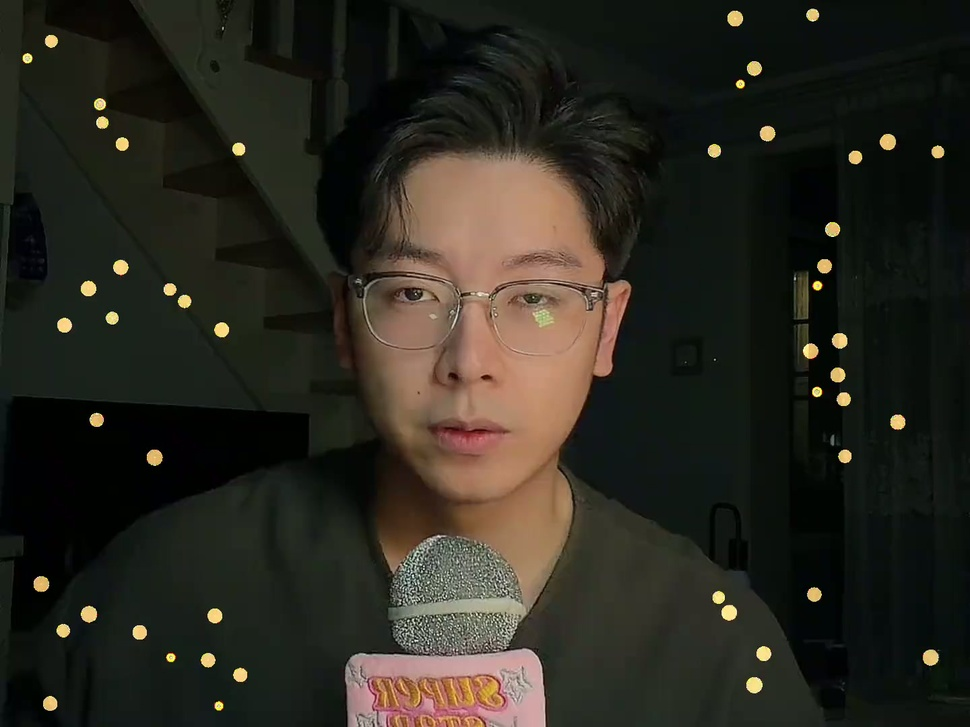
#> input picture tmp_new_1.jpg, 970 x 727 px, shrunk from 1440 x 1080 before the run
$ python edge_probe.py ../tmp_new_1.jpg
#> lines starting #> are read from the running program, lines starting #| are printed output that depends on the picture
"""量两张抽帧的边缘能量，用来定"有没有实体"的阈值。"""
import sys

import numpy as np
from PIL import Image

for p in sys.argv[1:]:
    a = np.asarray(Image.open(p).convert("L"), dtype=np.float32)
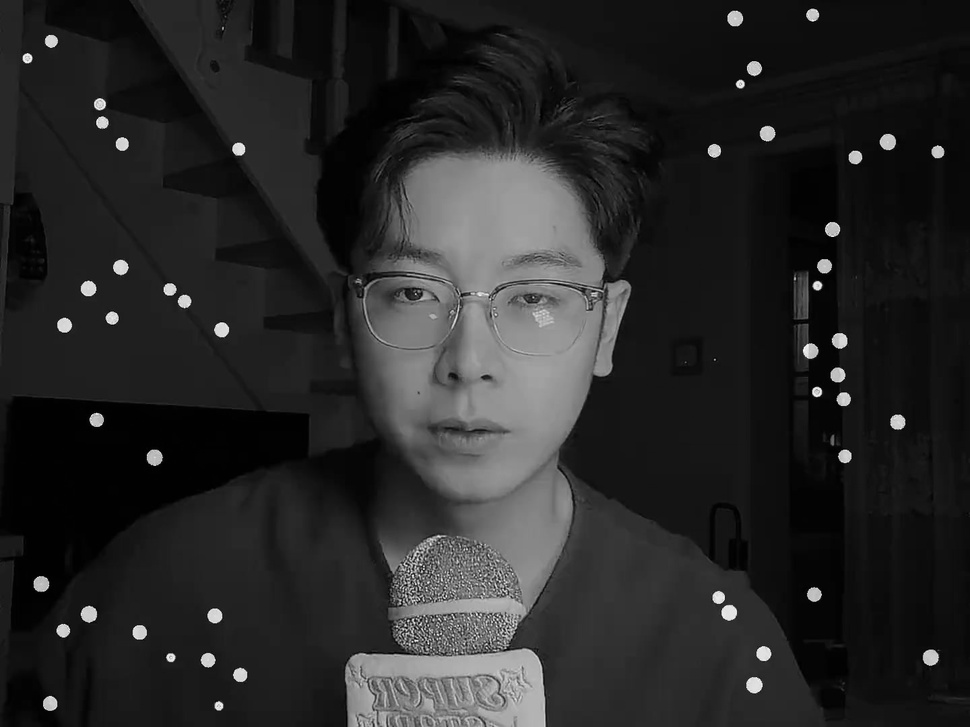
#> a: shape (727, 970) float32; min 0, max 254, mean 39.9
    gx = float(np.abs(np.diff(a, axis=1)).mean())
#> gx = 2.44
    gy = float(np.abs(np.diff(a, axis=0)).mean())
#> gy = 2.25
    vals, counts = np.unique(a.astype(np.int16), return_counts=True)
#> vals = 253 values from 0 to 254; counts = 253 values, max 29422 at index 20, min 1 at index 250, mean 2787.3
    bg = int(vals[int(counts.argmax())])
#> bg = 20
    content = float((np.abs(a - bg) > 20).mean())
#> content = 0.246
    print(f"{p}: edge={(gx+gy)/2:.2f} content={content:.3f} mean={a.mean():.0f}")
#| ../tmp_new_1.jpg: edge=2.35 content=0.246 mean=40

$ run again, on tmp_new_3.jpg
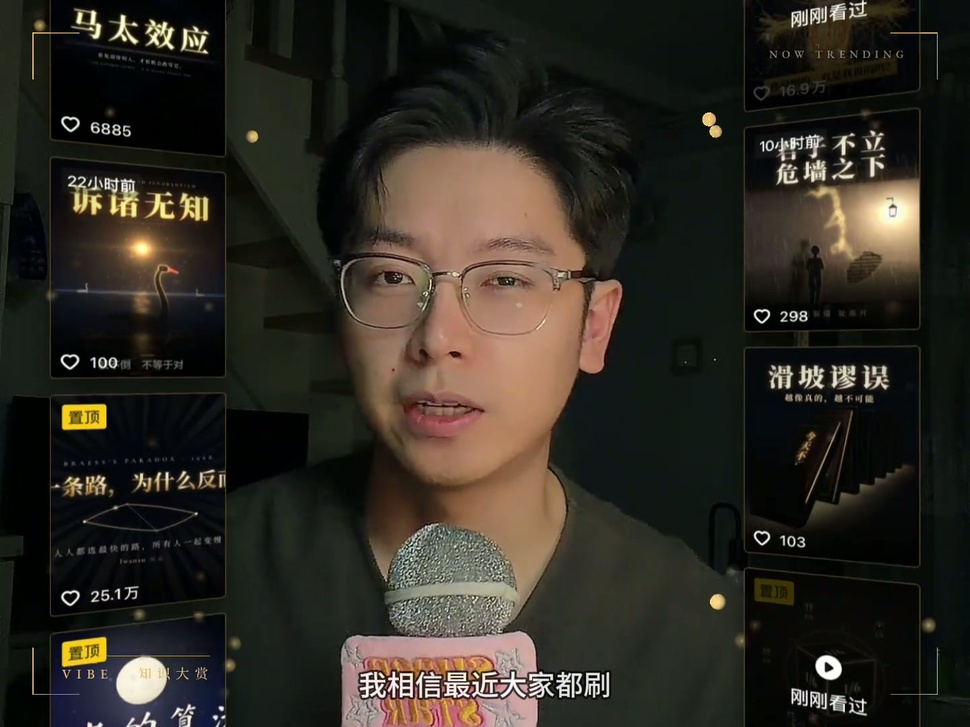
#> input picture tmp_new_3.jpg, 970 x 727 px, shrunk from 1440 x 1080 before the run
#> `a = np.asarray(Image.open(p).convert("L"), dtype=np.float32)`:
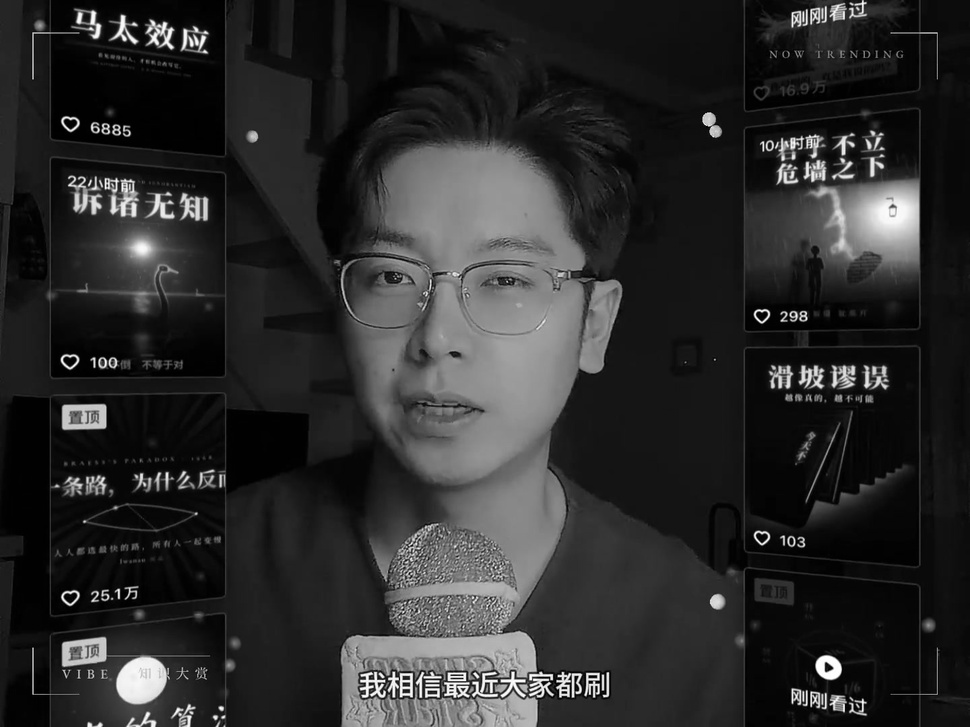
#> a: shape (727, 970) float32; min 0, max 255, mean 43.6
#> gx = 4.39
#> gy = 3.96
#> vals = 256 values from 0 to 255; counts = 256 values, max 25467 at index 20, min 75 at index 255, mean 2754.6
#> bg = 20
#> content = 0.304
#| ../tmp_new_3.jpg: edge=4.18 content=0.304 mean=44

$ run again, on tmp_new_4.jpg
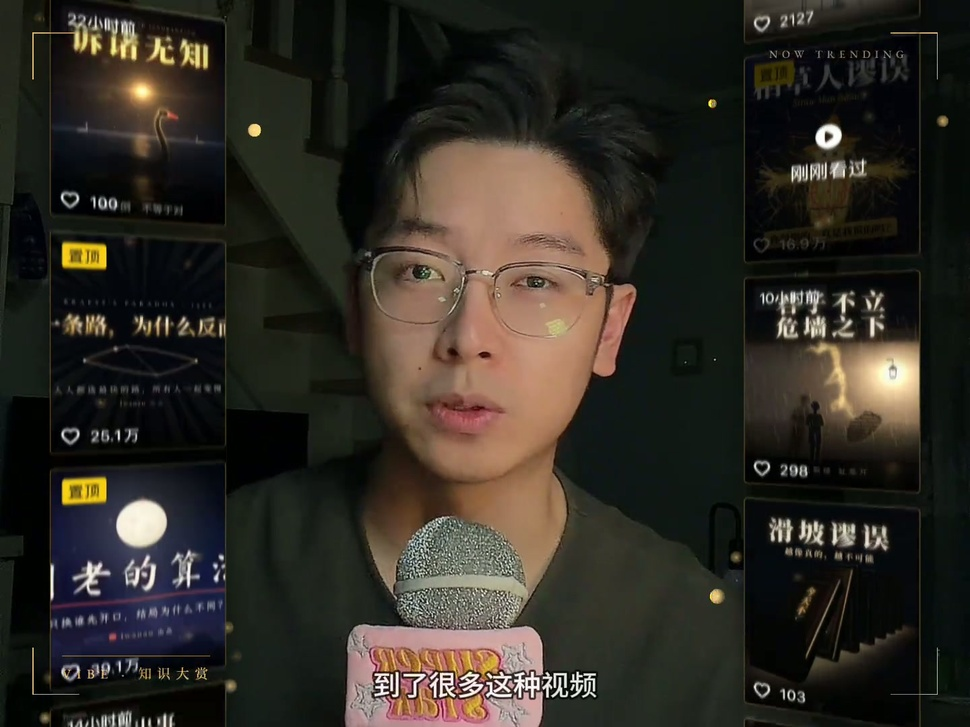
#> input picture tmp_new_4.jpg, 970 x 727 px, shrunk from 1440 x 1080 before the run
#> `a = np.asarray(Image.open(p).convert("L"), dtype=np.float32)`:
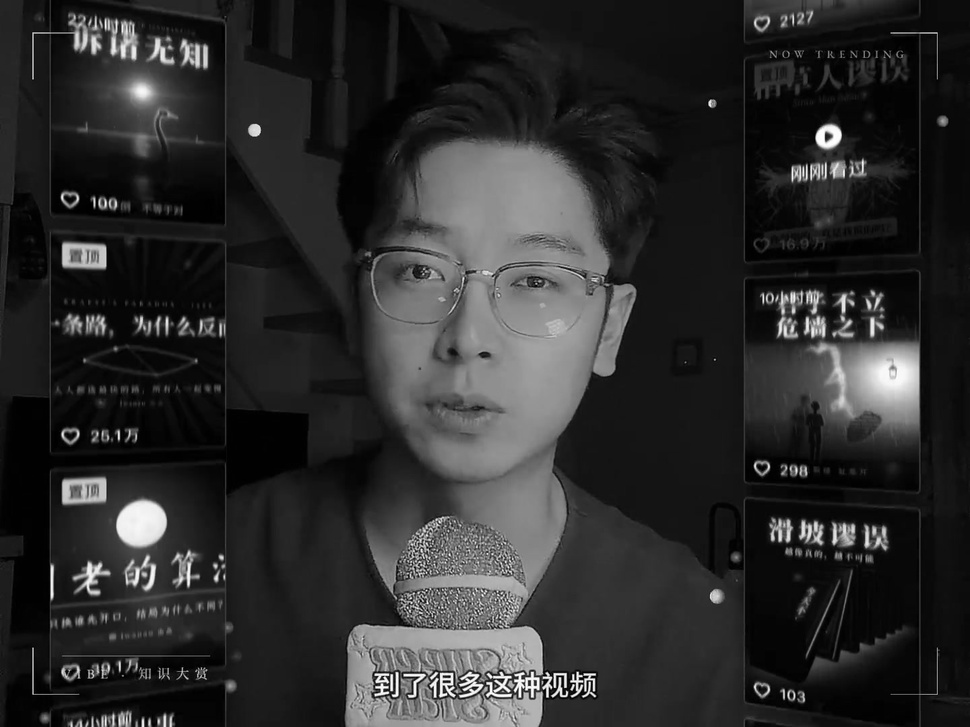
#> a: shape (727, 970) float32; min 0, max 255, mean 44.6
#> gx = 4.35
#> gy = 3.36
#> vals = 256 values from 0 to 255; counts = 256 values, max 26896 at index 20, min 15 at index 255, mean 2754.6
#> bg = 20
#> content = 0.314
#| ../tmp_new_4.jpg: edge=3.85 content=0.314 mean=45

$ run again, on tmp_new_5.jpg
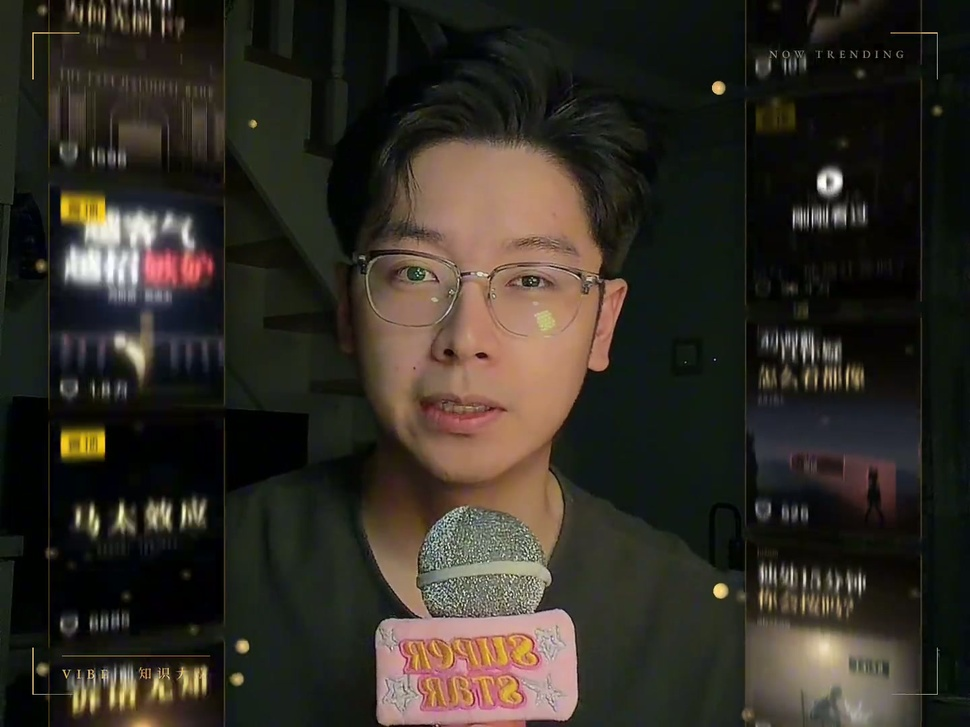
#> input picture tmp_new_5.jpg, 970 x 727 px, shrunk from 1440 x 1080 before the run
#> `a = np.asarray(Image.open(p).convert("L"), dtype=np.float32)`:
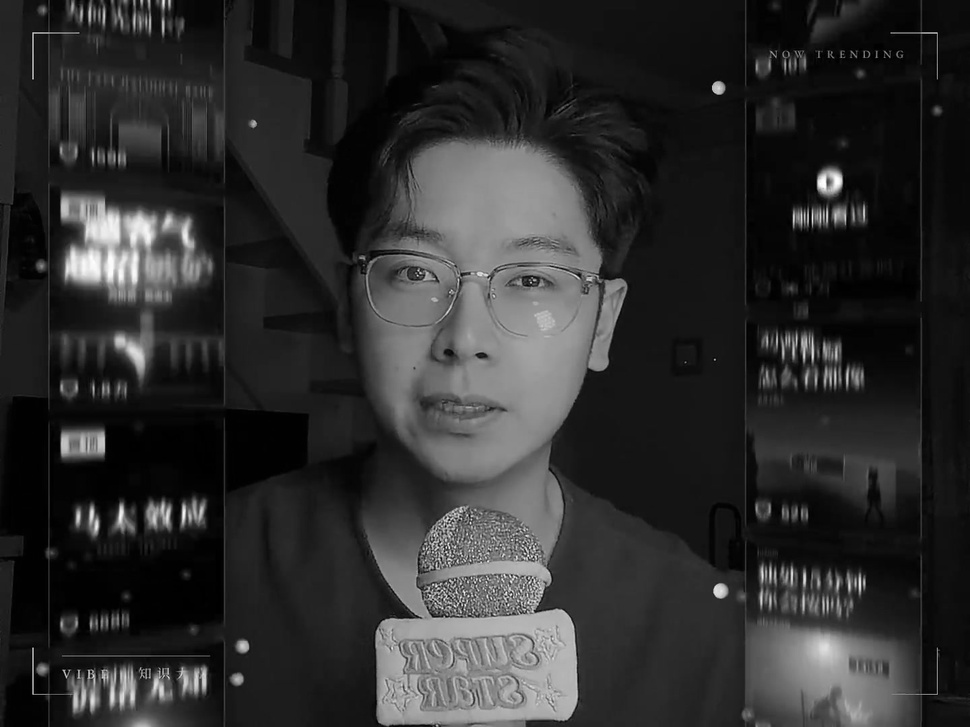
#> a: shape (727, 970) float32; min 0, max 255, mean 45.8
#> gx = 3.71
#> gy = 2.39
#> vals = 256 values from 0 to 255; counts = 256 values, max 28083 at index 20, min 2 at index 254, mean 2754.6
#> bg = 20
#> content = 0.332
#| ../tmp_new_5.jpg: edge=3.05 content=0.332 mean=46
